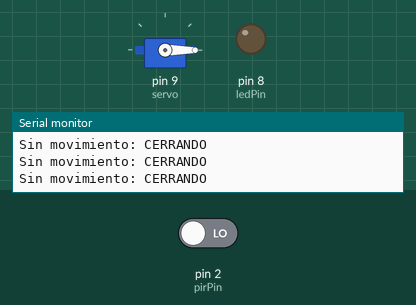
Recording of a sketch running on a simulated Arduino Uno, built with avr-gcc and run on an emulated ATmega328P. On the bench: servo, output pins drawn as LEDs (lit = HIGH), the last lines printed to the serial monitor. The test bench sets the inputs (shaded band); at power-on: pin 2 (pirPin) LOW.

Above: at 1.2 s.
1.3 s: pin 2 (pirPin) driven HIGH
At 2.5 s:
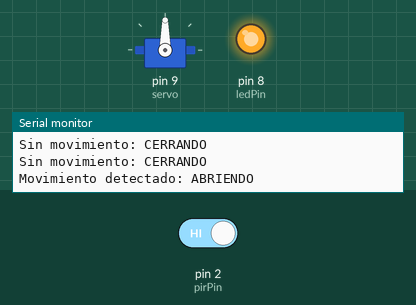
2.8 s: pin 2 (pirPin) driven LOW
At 4.1 s:
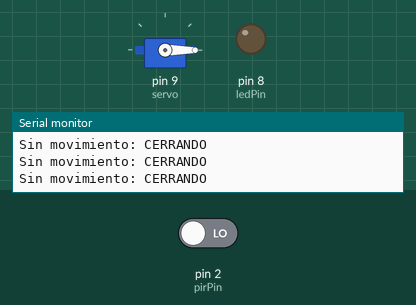
Timing chart, 0 to 5.8 s (numbered marks = the images above; inputs shaded):
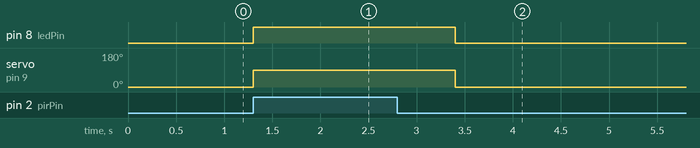

Measured:
- after the input at 1.3 s, pin 8 (ledPin): LOW → HIGH at once; servo on pin 9 (servo): 0° → 90° at once
- after the input at 2.8 s, pin 8 (ledPin): HIGH → LOW after 0.60 s; servo on pin 9 (servo): 90° → 0° after 0.60 s

The sketch:

sketch.ino
```cpp
#include <Servo.h>

Servo servo;
int pirPin = 2;
int ledPin = 8;

void setup() {
  pinMode(pirPin, INPUT);
  pinMode(ledPin, OUTPUT);
  servo.attach(9);
  servo.write(0); // Posición inicial (cerrado)
  Serial.begin(9600);
}

void loop() {
  int movimiento = digitalRead(pirPin);

  if (movimiento == HIGH) {
    digitalWrite(ledPin, HIGH);
    servo.write(90); // Abrir puerta
    Serial.println("Movimiento detectado: ABRIENDO");
    delay(2000); // Mantener abierto 2 segundos
  } else {
    digitalWrite(ledPin, LOW);
    servo.write(0); // Cerrar puerta
    Serial.println("Sin movimiento: CERRANDO");
  }

  delay(100);
}
```
